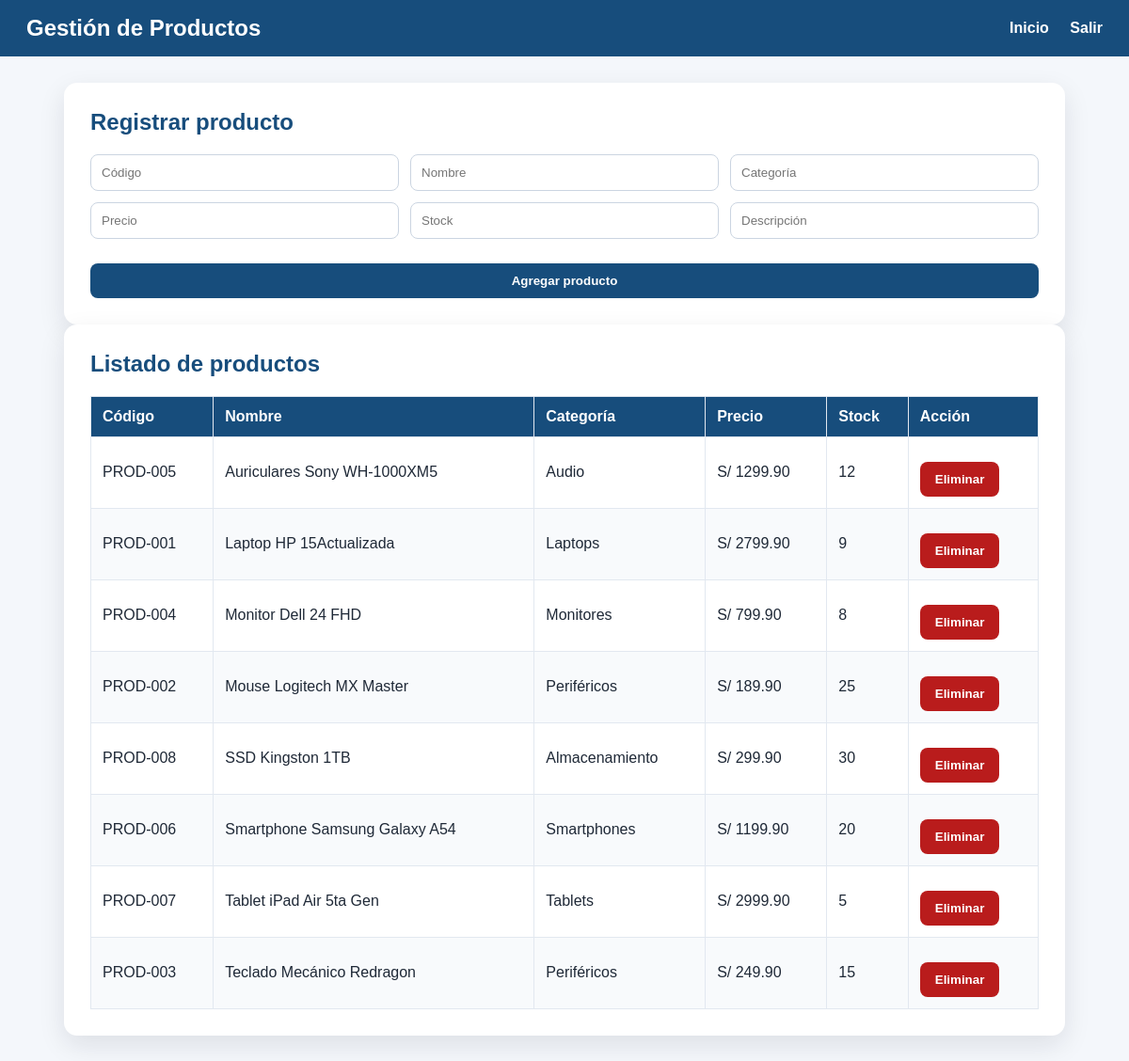
/productos-web (signed in), run on the app's committed database.
### tables this page shows
CREATE TABLE producto (
            id          INTEGER PRIMARY KEY AUTOINCREMENT,
            codigo      TEXT    NOT NULL UNIQUE,
            nombre      TEXT    NOT NULL,
            categoria   TEXT    NOT NULL,
            precio      REAL    NOT NULL,
            stock       INTEGER DEFAULT 0,
            descripcion TEXT
        );

### controllers/web_controller.py (the view, shortened to what this page needs)
@web_bp.route('/productos-web', methods=['GET', 'POST'])
def web_productos():
    if 'usuario_id' not in session:
        return redirect(url_for('web_bp.web_login'))
    mensaje = None
    productos = ProductModel.list_all()
    return render_template(
        'productos.html',
        productos=productos,
        mensaje=mensaje
    )

### models/db.py (called while the page is built)
def get_db():
    conn = sqlite3.connect(current_app.config['DATABASE_PATH'])
    conn.row_factory = sqlite3.Row
    return conn

### models/product_model.py (called while the page is built)
    @staticmethod
    def list_all():
        conn = get_db()
        cursor = conn.cursor()
        cursor.execute('SELECT * FROM producto ORDER BY nombre')
        rows = cursor.fetchall()
        conn.close()
        return [dict(row) for row in rows]

### views/templates/productos.html (shortened to what this page needs)
<!DOCTYPE html>
<html lang="es">
<head>
    <link rel="stylesheet" href="{{ url_for('static', filename='style.css') }}">
</head>
<body>
    <nav class="topbar">
        <h2>Gestión de Productos</h2>
        <div>
            <a href="{{ url_for('web_bp.web_principal') }}">Inicio</a>
            <a href="{{ url_for('web_bp.web_salir') }}">Salir</a>
        </div>
    </nav>
    <main class="container">
        <section class="panel">
            <h1>Registrar producto</h1>
            <form method="POST" class="grid-form">
                <input type="text" name="codigo" placeholder="Código" required>
                <input type="text" name="nombre" placeholder="Nombre" required>
                <input type="text" name="categoria" placeholder="Categoría" required>
                <input type="number" step="0.01" name="precio" placeholder="Precio" required>
                <input type="number" name="stock" placeholder="Stock">
                <input type="text" name="descripcion" placeholder="Descripción">
                <button type="submit">Agregar producto</button>
            </form>
        </section>
        <section class="panel">
            <h1>Listado de productos</h1>
            <table>
                <thead>
                    <tr>
                        <th>Código</th>
                        <th>Nombre</th>
                        <th>Categoría</th>
                        <th>Precio</th>
                        <th>Stock</th>
                        <th>Acción</th>
                    </tr>
                </thead>
                <tbody>
                    {% for p in productos %}
                    <tr>
                        <td>{{ p.codigo }}</td>
                        <td>{{ p.nombre }}</td>
                        <td>{{ p.categoria }}</td>
                        <td>S/ {{ "%.2f"|format(p.precio) }}</td>
                        <td>{{ p.stock }}</td>
                        <td>
                            <form method="POST">
                                <button class="danger" type="submit">Eliminar</button>
                            </form>
                        </td>
                    </tr>
                    {% endfor %}
                </tbody>
            </table>
        </section>
    </main>
</body>
</html>

### static/style.css (style rules this page uses)
* { box-sizing: border-box; }
body { margin: 0; font-family: Arial, Helvetica, sans-serif; background: #f4f7fb; color: #1f2937; }
.login-card, .panel { background: #ffffff; border-radius: 14px; box-shadow: 0 10px 28px rgba(15, 23, 42, 0.10); padding: 28px; }
h1, h2 { margin-top: 0; color: #174d7c; }
input { width: 100%; padding: 11px; border: 1px solid #cbd5e1; border-radius: 8px; }
button, .button { display: inline-block; margin-top: 14px; padding: 11px 16px; border: none; border-radius: 8px; background: #174d7c; color: #ffffff; text-decoration: none; cursor: pointer; font-weight: bold; }
.danger { background: #b91c1c; }
.topbar { background: #174d7c; color: white; padding: 16px 28px; display: flex; justify-content: space-between; align-items: center; }
.topbar h2 { color: white; margin: 0; }
.topbar a { color: white; margin-left: 18px; text-decoration: none; font-weight: bold; }
.container { max-width: 1100px; margin: 28px auto; padding: 0 18px; }
.grid-form { display: grid; grid-template-columns: repeat(3, 1fr); gap: 12px; }
.grid-form button { grid-column: span 3; }
table { width: 100%; border-collapse: collapse; margin-top: 18px; background: white; }
th { background: #174d7c; color: white; }
th, td { padding: 12px; border: 1px solid #e2e8f0; text-align: left; }
tr:nth-child(even) { background: #f8fafc; }

### data on the page
producto: codigo "PROD-005", nombre "Auriculares Sony WH-1000XM5", categoria "Audio", precio "1299.90", stock "12"
producto: codigo "PROD-001", nombre "Laptop HP 15Actualizada", categoria "Laptops", precio "2799.90", stock "9"
producto: codigo "PROD-004", nombre "Monitor Dell 24 FHD", categoria "Monitores", precio "799.90", stock "8"
producto: codigo "PROD-002", nombre "Mouse Logitech MX Master", categoria "Periféricos", precio "189.90", stock "25"
producto: codigo "PROD-008", nombre "SSD Kingston 1TB", categoria "Almacenamiento", precio "299.90", stock "30"
producto: codigo "PROD-006", nombre "Smartphone Samsung Galaxy A54", categoria "Smartphones", precio "1199.90", stock "20"
producto: codigo "PROD-007", nombre "Tablet iPad Air 5ta Gen", categoria "Tablets", precio "2999.90", stock "5"
producto: codigo "PROD-003", nombre "Teclado Mecánico Redragon", categoria "Periféricos", precio "249.90", stock "15"
